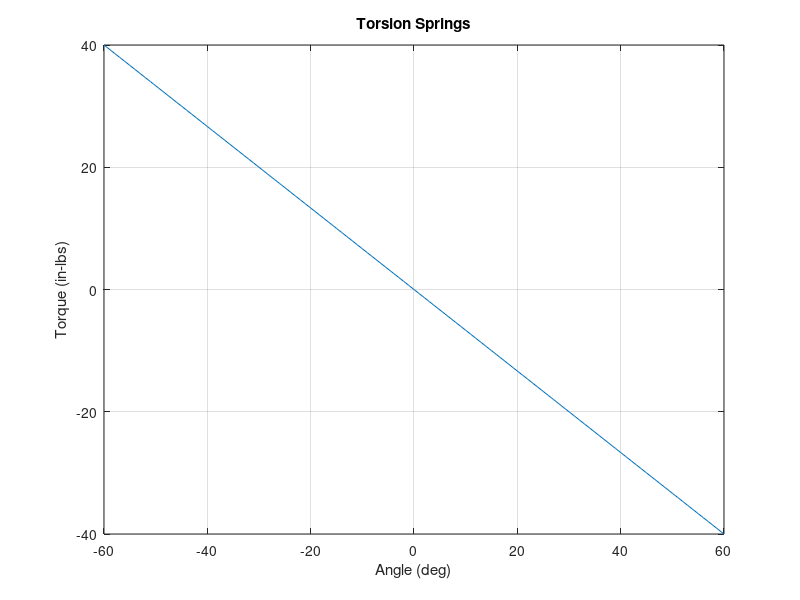

Write MATLAB code to recreate this figure.
% Description: This is a simple code that simulates the torsion springs
% Author: Jon Meikle
% Date: 1/1/2023
% Software IDE: Written in Octave
%%%%%%%%%

close all;
clear all;
SpringMaxAngle=120;     %max deflection angle
SpringMaxTorque=40; %lb-ins
KValue=SpringMaxTorque/SpringMaxAngle;

Angle=[0:1:120];
Motor1Torque=(SpringMaxAngle-Angle)*KValue;
Motor2Torque=-Angle*KValue;


Torque=Motor1Torque+Motor2Torque;   
plot(Angle-60,Torque)
grid on;
xlabel("Angle (deg)");
ylabel("Torque (in-lbs)");
title("Torsion Springs");